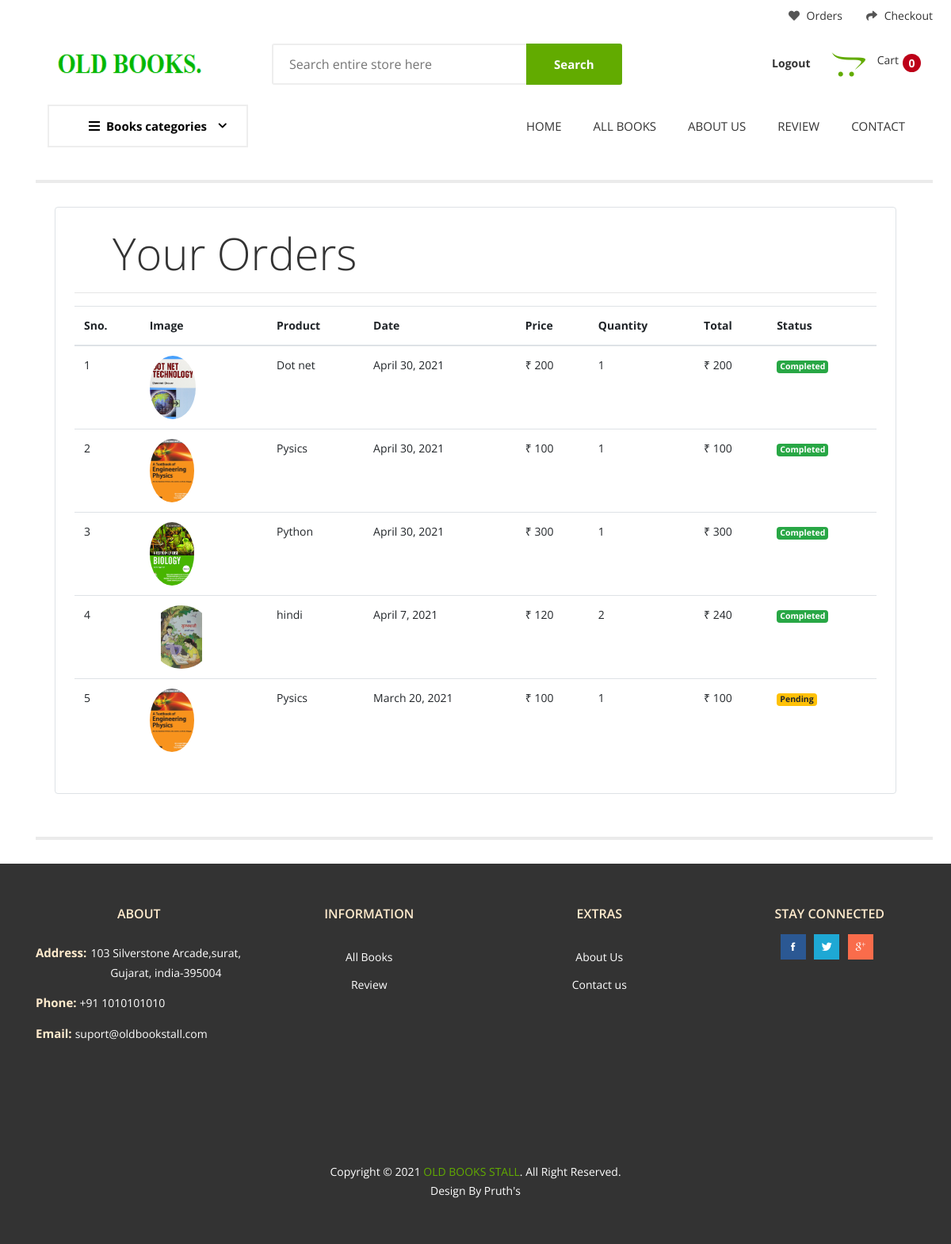
/orders (signed in), run on the app's committed database.
### store/models/orders.py (models this page shows, shortened)
class Order(models.Model):
    product = models.ForeignKey(Product,
                                on_delete=models.CASCADE)
    customer = models.ForeignKey(Customer,
                                 on_delete=models.CASCADE)
    quantity = models.IntegerField(default=1)
    price = models.IntegerField()
    address = models.CharField(max_length=50, default='', blank=True)
    phone = models.CharField(max_length=50, default='', blank=True)
    date = models.DateField(default=datetime.datetime.today)
    status = models.BooleanField(default=False)
    @staticmethod
    def get_orders_by_customer(customer_id):
        return Order.objects.filter(customer=customer_id).order_by('-date')

### store/models/product.py (models this page shows, shortened)
class Product(models.Model):
    Publisher_name=models.CharField(max_length=50,null=True , blank=True)
    Book_name = models.CharField(max_length=50,null=True , blank=True)
    Medium = models.CharField(max_length=50,null=True , blank=True)
    Book_language = models.CharField(max_length=50,null=True , blank=True)
    Standard = models.CharField(max_length=20,null=True , blank=True)
    Pages = models.IntegerField(default=0)
    price = models.IntegerField(default=0)
    category = models.ForeignKey(Category, on_delete=models.CASCADE, default=1)
    description = models.CharField(max_length=200, default='' , null=True , blank=True)
    image = models.ImageField(upload_to='uploads/products/')
    @staticmethod
    def get_all_products():
        return Product.objects.all()

### store/middlewares/auth.py (the view)
    def middleware(request):
        print(request.session.get('customer'))
        returnUrl = request.META['PATH_INFO']
        print(request.META['PATH_INFO'])
        if not request.session.get('customer'):
           return redirect(f'login?return_url={returnUrl}')
        response = get_response(request)
        return response

### store/models/category.py (called while the page is built)
    @staticmethod
    def get_all_categories():
        return Category.objects.all()

### store/templatetags/custom_filter.py (called while the page is built)
@register.filter(name='currency')
def currency(number):
    return "₹ "+str(number)

@register.filter(name='multiply')
def multiply(number , number1):
    return number * number1

### store/views/orders.py (called while the page is built)
    def get(self , request ):
        customer = request.session.get('customer')
        orders = Order.get_orders_by_customer(customer)
        print(orders)
        cart = request.session.get('cart')
        if not cart:
            request.session['cart'] = {}
        products = None
        categories = Category.get_all_categories()
        categoryID = request.GET.get('category')
        if categoryID:
            products = Product.get_all_products_by_categoryid(categoryID)
        else:
            products = Product.get_all_products()
        data = {}
        data['products'] = products
        data['categories'] = categories
        data['orders'] = orders
        print('you are : ', request.session.get('email'))
        return render(request , 'orders.html'  ,data)

### store/templates/orders.html
{% extends 'Pruthbase.html' %}
{% load static %}
{% static 'image' as baseUrl %}
{% block content %}
{% load cart %}
{% load custom_filter %}
<div class="container">
    <div class="row pt--30">
        <div class="col-md-12">
          <div class="pagination-block">
          </div>
        </div>
    </div>
   <div class="border rounded p-4 m-4">
        <p class="display-4 pl-4 ml-4">Your Orders</p>
        <hr>
        <table class="table">
            <thead>
                <tr>
                    <th>Sno.</th>
                    <th>Image</th>
                    <th>Product</th>
                    <th>Date</th>
                    <th>Price</th>
                    <th>Quantity</th>
                    <th>Total</th>
                    <th>Status</th>
                </tr>
            </thead>
            <tbody>
                {% for order in orders %}
                <tr>
                    <td>{{forloop.counter}}</td>
                    <td><img style="height: 80px;" class="rounded-circle" src="{{order.product.image.url}}" alt=""></td>
                    <td>{{order.product.Book_name}}</td>
                    <td>{{order.date}}</td>
                    <td>{{order.price|currency}}</td>
                    <td>{{order.quantity}}</td>
                    <td>{{order.quantity|multiply:order.price|currency}}</td>
                    {% if order.status %}
                    <td><small class="badge badge-success">Completed</small></td>
                    {%else%}
                    <td><small class="badge badge-warning">Pending</small></td>
                    {% endif %}
                </tr>
                {% endfor %}
            </tbody>
        </table>
   </div>
    <div class="row pt--30">
        <div class="col-md-12">
            <div class="pagination-block">
            </div>
        </div>
    </div>
</div>
{% endblock %}

### store/templates/Pruthbase.html (shortened to what this page needs)
{% load static %}
{% static 'image' as baseUrl %}
<!DOCTYPE html>
<html lang="zxx">
<head>
    <link rel="stylesheet" type="text/css" media="screen" href="{%static 'css/plugins.css'%}" />
    <link rel="stylesheet" type="text/css" media="screen" href="{%static 'css/main.css'%}" />
</head>
<body>
    <div class="site-wrapper" id="top">
        <div class="site-header header-3  d-none d-lg-block">
            <div class="container">
                <div class="row">
                    <div class="col-lg-4">
                    </div>
                    {% if request.session.customer %}
                    <div class="col-lg-8 flex-lg-right">
                        <ul class="header-top-list">
                            <li class="dropdown-trigger language-dropdown"><a href="/orders"><i
                                        class="icons-left fas fa-heart"></i>
                                    Orders </a>
                            </li>
                            <li><a href="cart"><i class="icons-left fas fa-share"></i> Checkout </a>
                            </li>
                        </ul>
                    </div>
                {% endif %}
            </div>
            <div class="header-middle pt--10 pb--10">
                <div class="container">
                    <div class="row align-items-center">
                        <div class="col-lg-3">
                            <a href="#" class="site-brand">
                                <img src="{%static 'img/flogo.png'%}" id="picsize" alt="">
                            </a>
                        </div>
                        <form  method="get" action="/search" class="col-lg-5">
                            <div class="header-search-block">
                                <input type="text" placeholder="Search entire store here" name="pruth" id="pruth">
                                <button type="submit">Search</button>
                            </div>
                        </form>
                        <div class="col-lg-4">
                            <div class="main-navigation flex-lg-right">
                                <div class="cart-widget">
                                    {% if request.session.customer %}
                                    <div class="login-block">
                                        <a href="/logout" class="font-weight-bold">Logout</a>
                                    </div>
                                    {% else %}
                                    <div class="login-block">
                                        <a href="/login" class="font-weight-bold">Login</a> <br>
                                        <span>or</span><a href="/signup">Register</a>
                                    </div>
                                    {% endif %}
                                    <div class="cart-block">
                                        <div class="cart-total">
                                            <span class="text-number">
                                                {{request.session.cart.keys|length}}
                                            </span>
                                            <a href="/cart" class="text-item">
                                                Cart
                                            </span> </a>
                                        </div>
                                    </div>
                                </div>
                            </div>
                        </div>
                    </div>
                </div>
            </div>
            <div class="header-bottom">
                <div class="container">
                    <div class="row align-items-center">
                        <div class="col-lg-3">
                            <nav class="category-nav   ">
                                <div>
                                    <a href="javascript:void(0)" class="category-trigger"><i
                                            class="fa fa-bars"></i>Books
                                        categories</a>
                                </div>
                            </nav>
                        </div>
                        <div class="col-lg-6">
                            <div class="main-navigation flex-lg-right">
                                <ul class="main-menu menu-right li-last-0">
                                    <li class="menu-item">
                                        <a href="/home">Home </a>
                                    </li>
                                    <li class="menu-item">
                                        <a href="/">All Books </a>
                                    </li>
                                    <li class="menu-item">
                                        <a href="/about">About Us </a>
                                    </li>
                                    <li class="menu-item">
                                        <a href="/feedback">Review </a>
                                    </li>
                                    <li class="menu-item">
                                        <a href="/contact">Contact</a>
                                    </li>
                                </ul>
                            </div>
                        </div>
                    </div>
                </div>
            </div>
        </div>
     {% block content %}
     {% endblock %}
     <footer class="site-footer">
         <div class="footer-bottom">
             <div class="container">
                 <div class="row justify-content-between  section-padding">
                     <div class=" col-xl-3 col-lg-4 col-sm-6">
                         <div class="single-footer pb--40">
                             <div class="brand-footer footer-title">
                                 <div class="footer-title">
                                     <h3>About   </h3>
                                 </div>
                             </div>
                             <div class="footer-contact">
                                 <p><span class="label">Address:</span>
                                     <span class="text">103 Silverstone Arcade,surat, Gujarat, india-395004</span></p>
                                 <p><span class="label">Phone:</span><span class="text">  +91 1010101010</span></p>
                                 <p><span class="label">Email:</span><span class="text">  suport@oldbookstall.com</span></p>
                             </div>
                         </div>
                     </div>
                     <div class=" col-xl-3 col-lg-2 col-sm-6">
                         <div class="single-footer pb--40">
                             <div class="footer-title">
                                 <h3>Information</h3>
                             </div>
                             <ul class="footer-list normal-list">
                                 <li><a href="/">All Books</a></li>
                                 <li><a href="/feedback">Review</a></li>
                             </ul>
                         </div>
                     </div>
                     <div class=" col-xl-3 col-lg-2 col-sm-6">
                         <div class="single-footer pb--40">
                             <div class="footer-title">
                                 <h3>Extras</h3>
                             </div>
                             <ul class="footer-list normal-list">
                                 <li><a href="/about">About Us</a></li>
                                 <li><a href="contact">Contact us</a></li>
                             </ul>
                         </div>
                     </div>
                     <div class=" col-xl-3 col-lg-4 col-sm-6">
                         <div class="social-block">
                             <h3 class="title">STAY CONNECTED</h3>
                             <ul class="social-list list-inline">
                                 <li class="single-social facebook"><a href="https://www.facebook.com/"><i class="ion ion-social-facebook"></i></a>
                                 </li>
                                 <li class="single-social twitter"><a href="https://twitter.com/?lang=en"><i class="ion ion-social-twitter"></i></a></li>
                                 <li class="single-social google"><a href="https://accounts.google.com/ServiceLogin/webreauth?passive=1209600&continue=https%3A%2F%2Faccounts.google.com%2Fb%2F1%2FAddMailService&followup=https%3A%2F%2Faccounts.google.com%2Fb%2F1%2FAddMailService&authuser=1&flowName=GlifWebSignIn&flowEntry=ServiceLogin"><i
                                             class="ion ion-social-googleplus-outline"></i></a></li>
                             </ul>
                         </div>
                     </div>
                 </div>
                 <p class="copyright-text">Copyright © 2021 <a href="#" class="author">OLD BOOKS STALL</a>. All Right Reserved.
                    <br>
                    Design By Pruth's</p>
            </div>
             </div>
         </div>
 </body>
 </html>

### data on the page
Order: product.image (picture), product.Book_name "Dot net", date "April 30, 2021", price "₹ 200", quantity "1", quantity|multiply "₹ 200", status "Completed"
Order: product.image (picture), product.Book_name "Pysics", date "April 30, 2021", price "₹ 100", quantity "1", quantity|multiply "₹ 100", status "Completed"
Order: product.image (picture), product.Book_name "Python", date "April 30, 2021", price "₹ 300", quantity "1", quantity|multiply "₹ 300", status "Completed"
Order: product.image (picture), product.Book_name "hindi", date "April 7, 2021", price "₹ 120", quantity "2", quantity|multiply "₹ 240", status "Completed"
Order: product.image (picture), product.Book_name "Pysics", date "March 20, 2021", price "₹ 100", quantity "1", quantity|multiply "₹ 100", status "Pending"

### other printed values
{{ request.session.cart.keys|length }} "0"
